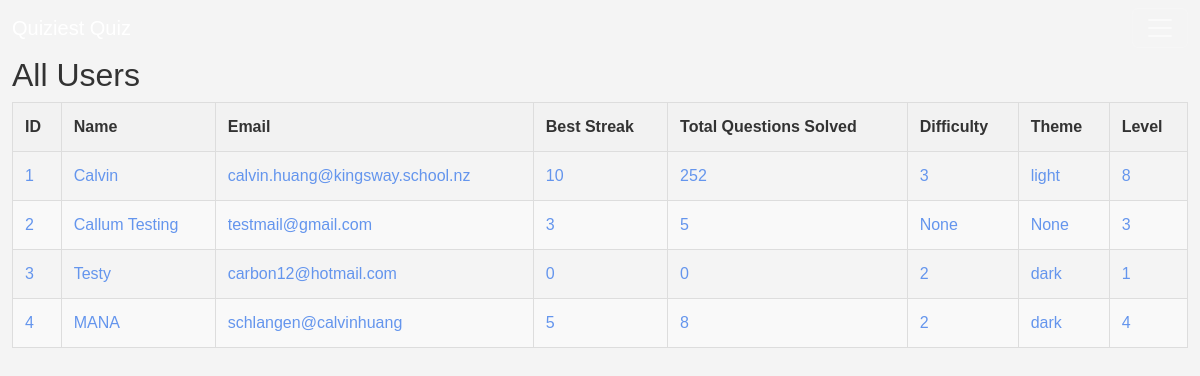
Page /users-db on the earlier database version.
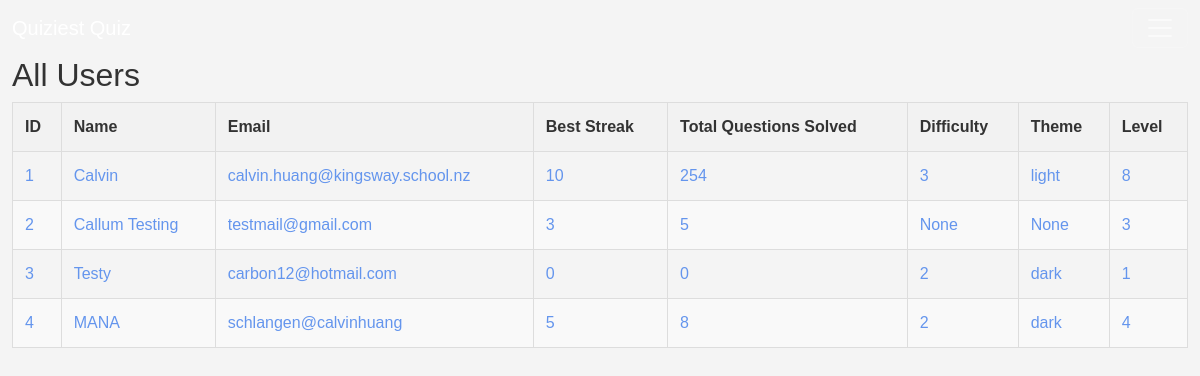
Same page on the later database version.
### website/auth/models.py (models this page shows, shortened)
class users(db.Model, UserMixin):
    id = db.Column("id", db.Integer, primary_key=True)
    name = db.Column("name", db.String(100))
    email = db.Column("email", db.String(150), unique=True) # Must be Unique
    password = db.Column("password", db.String, nullable=False)
    best_streak = db.Column("best_streak", db.Integer, db.CheckConstraint('best_streak >= 0', name='check_best_streak_positive'))
    total_solved = db.Column("total_solved", db.Integer, db.CheckConstraint('total_solved >= 0', name='check_total_solved_positive'), default=0)
    difficulty = db.Column("difficulty", db.Integer, default=2) # Default Medium Difficulty
    theme = db.Column(db.String(10), default='dark') # Default Dark Mode
    level = db.Column(db.Integer, default=1) # Users always begin on level 1
    __table_args__ = (
        db.UniqueConstraint('name', name='uq_user_name'),
        db.UniqueConstraint('email', name='uq_user_email'),
    )

### website/dbroutes.py (the view)
@db_bp.route("/users-db")
def usersdb():
    return render_template("usersdb.html", values=users.query.all())

### website/templates/usersdb.html (shortened to what this page needs)
{% extends "base.html" %}
{% block extra_css %}
<link rel="stylesheet" type='text/css' href="{{ url_for('static', filename='datatable.css')}}">
{% endblock %}
{% block content %}
    <h2>All Users</h2>
    <table>
        <thead>
            <tr>
                <th>ID</th>
                <th>Name</th>
                <th>Email</th>
                <th>Best Streak</th>
                <th>Total Questions Solved</th>
                <th>Difficulty</th>
                <th>Theme</th>
                <th>Level</th>
            </tr>
        </thead>
        <tbody>
            {% for item in values %}
                <tr>
                    <td>{{ item.id }}</td>
                    <td>{{ item.name }}</td>
                    <td>{{ item.email }}</td>
                    <td>{{ item.best_streak }}</td>
                    <td>{{ item.total_solved }}</td>
                    <td>{{ item.difficulty }}</td>
                    <td>{{ item.theme }}</td>
                    <td>{{ item.level }}</td>
                </tr>
            {% endfor %}
        </tbody>
    </table>
{% endblock %}

### website/templates/base.html (shortened to what this page needs)
<!DOCTYPE html>
<html lang="en">
<head>
    <link rel="stylesheet" href="https://cdn.jsdelivr.net/npm/bootstrap@5.3.3/dist/css/bootstrap.min.css">
    <link rel="stylesheet" type='text/css' href="{{ url_for('static', filename='style.css')}}">
    {% block extra_css %}{% endblock %}
</head>
<body>
    <nav class="navbar sticky-top">
      <div class="container-fluid">
        <a class="navbar-brand" href="#">Quiziest Quiz</a>
        <button class="navbar-toggler" type="button" data-bs-toggle="offcanvas" data-bs-target="#offcanvasNavbar" aria-controls="offcanvasNavbar">
          <span class="navbar-toggler-icon"></span>
        </button>
      </div>
    </nav>
    <div class="container-fluid">
      {% block content %}
      {% endblock %}
    </div>
</body>
</html>

### website/static/style.css (style rules this page uses)
body { color: cornflowerblue; }
html { transition: background-color 0.6s ease, color 0.6s ease; }
:root { --bs-primary: #007bff; }

### website/static/datatable.css (style rules this page uses)
body { font-family: Arial, sans-serif; background-color: #f4f4f4; margin: 0; padding: 0; }
table { width: 100%; border-collapse: collapse; margin-bottom: 20px; }
table, th, td { border: 1px solid #ddd; }
th, td { padding: 12px; text-align: left; }
th { background-color: #f2f2f2; color: #333; }
tr:nth-child(even) { background-color: #f9f9f9; }
h1, h2, h3 { color: #333; margin-top: 0; }
button { background-color: #4CAF50; color: white; padding: 10px 20px; border: none; border-radius: 5px; cursor: pointer; }

Differences in the rows shown:
changed users "Calvin": total_solved "252" → "254"
